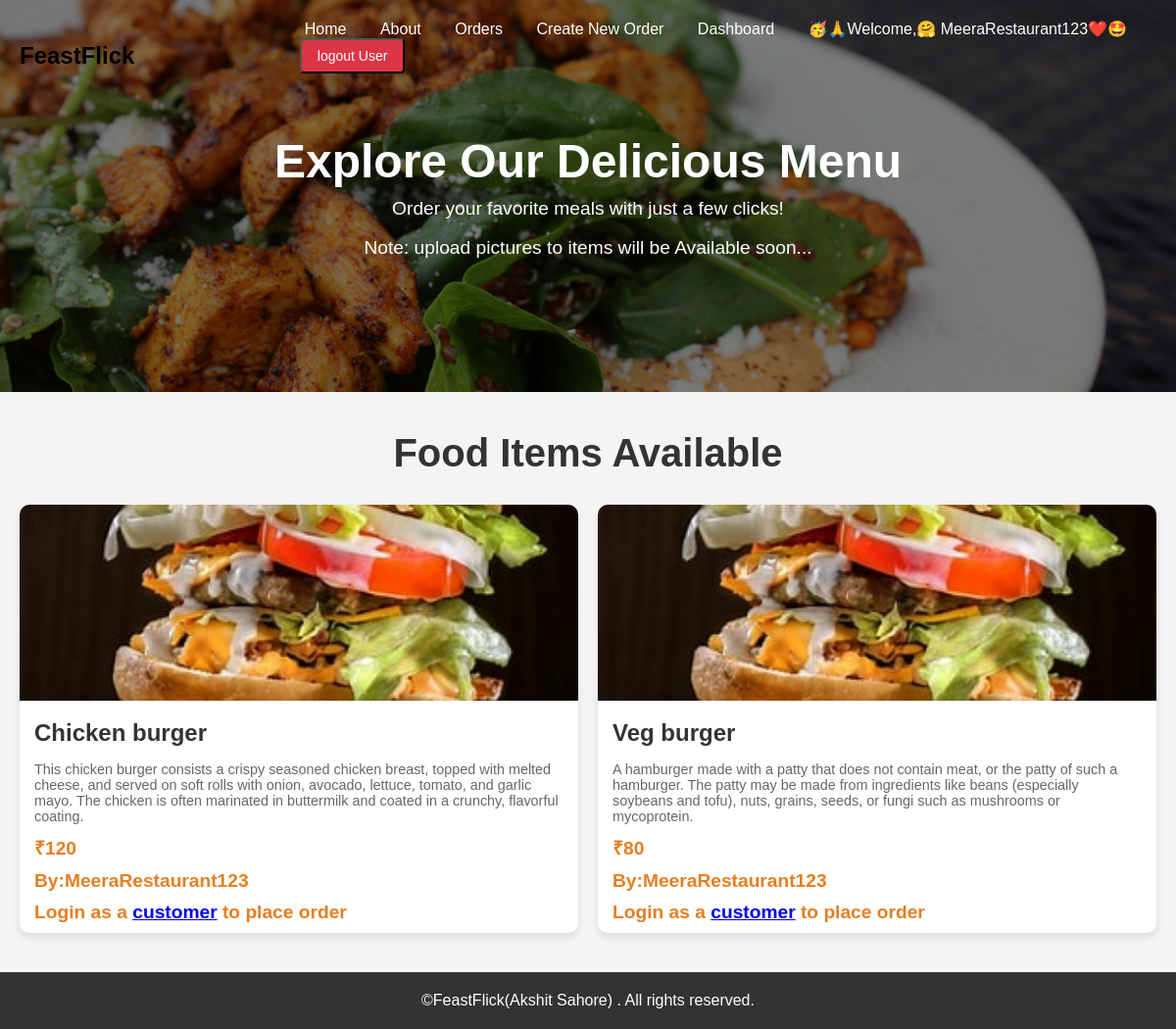
The page /orders/ (signed in) on the database its author committed.
### Orders/models.py (models this page shows, shortened)
class orders(models.Model):
    restaurant=models.ForeignKey(User, on_delete=models.CASCADE,default=True)
    item=models.CharField(max_length=50)
    body=models.TextField()
    price=models.IntegerField()

### Orders/views.py (the view)
# urls.py: path('',views.order_list,name="order_list"),
def order_list(request):
    order=orders.objects.all().order_by('-price')
    return render(request,'order_list.html',{'order':order})

### Orders/templates/order_list.html (shortened to what this page needs)
{% extends "layout.html" %}
{%load static%}
{%block content %}
<header class="hero">
    <h1>Explore Our Delicious Menu</h1>
    <p>Order your favorite meals with just a few clicks!</p>
    <br>
    <p>Note: upload pictures to items will be Available soon...</p>
</header>
<section class="menu-container">
    <h2>Food Items Available</h2>
    <div class="menu-grid">
        {%for od in order%}
        <div class="menu-item">
            <img src="{%static 'orders_main.jpeg'%}" alt="Margherita Pizza">
            <h3>{{od.item}}</h3>
            <p>{{od.body}}</p>
            <span class="price">₹{{od.price}}</span>
            <span class="price">By:{{od.restaurant}}</span>
            {%if not user.is_staff and not user.is_superuser and user.is_authenticated%}
            <form action="{% url 'orders:place_order' od.id %}" method="post">
              {% csrf_token %}
            <button type="submit" class="order-btn">Add to Cart</button>
            </form>
            {%else%}
            <span class="price">Login as a <a href="/user/customer/login">customer</a> to place order</span>
            {%endif%}
        </div>
         {% endfor %}
    </div>
</section>
<footer>
    <p>&copy;FeastFlick(Akshit Sahore) . All rights reserved.</p>
</footer>
{%endblock%}

### templates/layout.html (shortened to what this page needs)
<!DOCTYPE html>
<html lang="en">
<head>
</head>
<body>
    <header class="header">
        <nav class="nav">
            <div class="logo">FeastFlick</div>
            <div class="nav-links">
                <a href="/">Home</a>
                <a href="/about">About</a>
                <a href="/orders">Orders</a>
                {% if user.is_staff%}
                <a href="/orders/create">Create New Order</a>
                <a href="/user/cust/dash">Dashboard</a>
                {%endif%}
                {%if not user.is_authenticated %}
                <a href="/user/login_choice">Login</a>
                <a href="/user/register_choice">Register</a>
                {%else%}
                <a href=""style=''>🥳🙏Welcome,🤗 {{ user.username }}❤️🤩</a>
                <a href="/user/logout" ><form action="{% url 'users:logout'%}"  method="post">
                    <button style='background-color: #dc3545; color: white; padding: 8px 16px; text-decoration: none; border-radius: 4px; font-family: Arial, sans-serif; font-size: 14px; margin: 0 10px; cursor: pointer; transition: background-color 0.3s;'>logout User</button>
                </form></a>
                {% endif %}
            </div>
        </nav>
{%block content%}
{%endblock%}
</body>
</html>

### rows shown on the page
orders: item "Chicken burger", body "This chicken burger consists a crispy seasoned chicken breast, topped with melted cheese, and served on soft rolls with onion, avocado, lettuce, tomato, and garlic mayo. The chicken is often marinated in buttermilk and coated in a crunchy, flavorful coating.", price "120", restaurant "MeeraRestaurant123"
orders: item "Veg burger", body "A hamburger made with a patty that does not contain meat, or the patty of such a hamburger. The patty may be made from ingredients like beans (especially soybeans and tofu), nuts, grains, seeds, or fungi such as mushrooms or mycoprotein.", price "80", restaurant "MeeraRestaurant123"

### other values the page prints
{{ user.username }} "MeeraRestaurant123"
